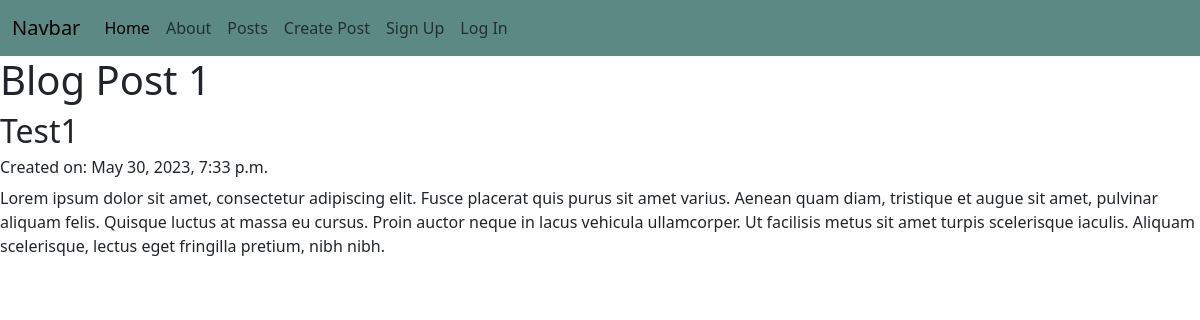
The app's page /posts/1/ with its own data.
### posts/models.py (models this page shows, shortened)
class Post(models.Model):
    title = models.CharField(max_length=128)
    subtitle = models.CharField(max_length=256)
    body = models.TextField()
    author = models.ForeignKey(
        get_user_model(),
        on_delete=models.CASCADE
    )
    created_on = models.DateTimeField(auto_now_add=True)

### posts/views.py (the view)
# urls.py: path("<int:pk>/", views.PostDetailView.as_view(), name="detail"),
class PostDetailView(DetailView):
    template_name = "posts/detail.html"
    model = Post

### templates/posts/detail.html (shortened to what this page needs)
{% extends 'base.html' %}
{% block content %}
<h1>{{ post.title }}</h1>
<h2>{{ post.subtitle }}</h2>
<h6>Created on: {{ post.created_on }}</h6>
<p>{{ post.body }}</p>
{% endblock content %}

### static/css/baseStyle.css (style rules this page uses)
* { padding: 0; margin: 0; }

### records on screen
Post: title "Blog Post 1", subtitle "Test1", created_on "May 30, 2023, 7:33 p.m.", body "Lorem ipsum dolor sit amet, consectetur adipiscing elit. Fusce placerat quis purus sit amet varius. Aenean quam diam, tristique et augue sit amet, pulvinar aliquam felis. Quisque luctus at massa eu cursus. Proin auctor neque in lacus vehicula ullamcorper. Ut facilisis metus sit amet turpis scelerisque iaculis. Aliquam scelerisque, lectus eget fringilla pretium, nibh nibh."
